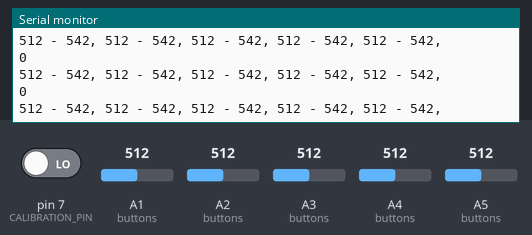
A sketch run on a simulated Arduino Leonardo, built with avr-gcc and run on an emulated ATmega32U4. Parts: the last lines printed to the serial monitor. The inputs (shaded band) are chosen by the test bench; at power-on: A3 (buttons) = 512, pin 7 (CALIBRATION_PIN) LOW, A1 (buttons) = 512, A2 (buttons) = 512, A4 (buttons) = 512, A5 (buttons) = 512. USB keyboard and mouse output is not drawn.

Above: at 6.7 s.
6.8 s: A3 (buttons) set to 958
At 6.9 s:
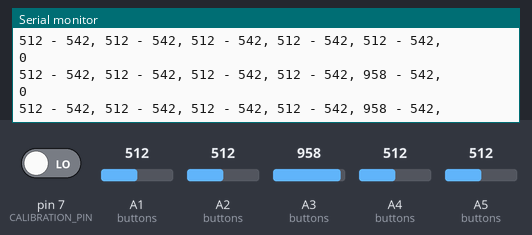
8.3 s: A3 (buttons) set to 984
At 8.35 s:
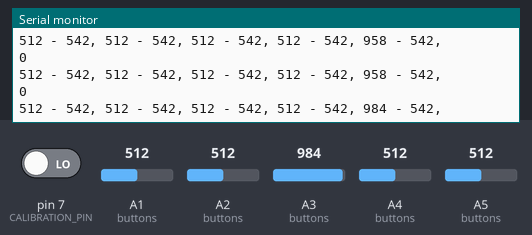

Measured:
- after the input at 6.8 s, the serial monitor: prints a new line at once (image 1)
- after the input at 8.3 s, the serial monitor: prints a new line at once (image 2)

The sketch:

mat_input.ino
```cpp
#include "Keyboard.h"

/* Arduino to RaspPi Code */
//Define the Buttons we are using in the hardware
#define BUTTON_UP       A5
#define BUTTON_LEFT     A1
#define BUTTON_DOWN     A2
#define BUTTON_RIGHT    A4
#define BUTTON_PAUSE    A3
#define CALIBRATION_PIN 7
/* Define the Bytes we need to send for a press of each key. Edit here
  to change the keys pressed for whatever game you want to play. For a list
  of keyboard modifier hex values, check out:
  http://arduino.cc/en/Reference/KeyboardModifiers  */

#define KEY_PRESS_W         0x77  // correct
#define KEY_PRESS_A         0x61  // correct
#define KEY_PRESS_S         0x73  // correct
#define KEY_PRESS_D         0x64  // correct
#define KEY_PRESS_Q         0x71  // correct

// This section takes the key presses defined above and maps them to the buttons on the controller
uint8_t buttons[5][2] = {{BUTTON_UP, KEY_PRESS_W}, // Participants must choose what key will be mapped to each button here, for now, this will be D
  {BUTTON_LEFT, KEY_PRESS_A}, // Participants must choose what key will be mapped to each button here, for now, this will be S
  {BUTTON_DOWN, KEY_PRESS_S}, // Participants must choose what key will be mapped to each button here, for now, this will be W
  {BUTTON_RIGHT, KEY_PRESS_D},// Participants must choose what key will be mapped to each button here, for now, this will be A
  {BUTTON_PAUSE, KEY_PRESS_Q} // Participants must choose what key will be mapped to each button here, for now, this will be Q
};

// Communication latency compensation
const int LATENCY  = 50;
int threshold[5] = {125, 125, 125, 125, 125}; // w, a, s, d, q
int whichButtonPressed[5] = {0, 0, 0, 0, 0};
int val; // temporary value
bool prevButtonPressed[5] = {false, false, false, false, false};

void calibrate() {
  for (int i = 0; i < 5; i++ ) {
    val = analogRead(buttons[i][0]);
    threshold[i] = val + 30;
  }
}

void setup() {
  // Setup all buttons as input pins
  for (int i = 0; i < 5; i++) {
    pinMode(buttons[i][0], INPUT_PULLUP);
  }
  // Setup calibration pin
  pinMode(CALIBRATION_PIN, INPUT);
  // Begin the HID protocol for a keyboard
  Keyboard.begin();
  Serial.begin(115200);
  delay(1000);
  calibrate();

}

void loop() {
  Serial.println(digitalRead(CALIBRATION_PIN));
  if (digitalRead(CALIBRATION_PIN) == true){
    Serial.println("Calibrating!");
    calibrate();
  }
  for (int i = 0; i < 5; i++ ) {
    val = analogRead(buttons[i][0]);
    whichButtonPressed[i] = val;
    Serial.print(val);
    Serial.print(" - ");
    Serial.print(threshold[i]);
    Serial.print(", ");
    if (val > threshold[i]) {
      delayMicroseconds(100);
    }
  }
  Serial.println("");


  for (int i = 0; i < 5; i++ ) {
    if (whichButtonPressed[i] > threshold[i] && prevButtonPressed[i] == false) {
      Keyboard.write(buttons[i][1]);
      prevButtonPressed[i] = true;
    } else if (whichButtonPressed[i] <= threshold[i] && prevButtonPressed[i] == true) {
      prevButtonPressed[i] = false;
    }
  }

  delay(LATENCY);
}
```
